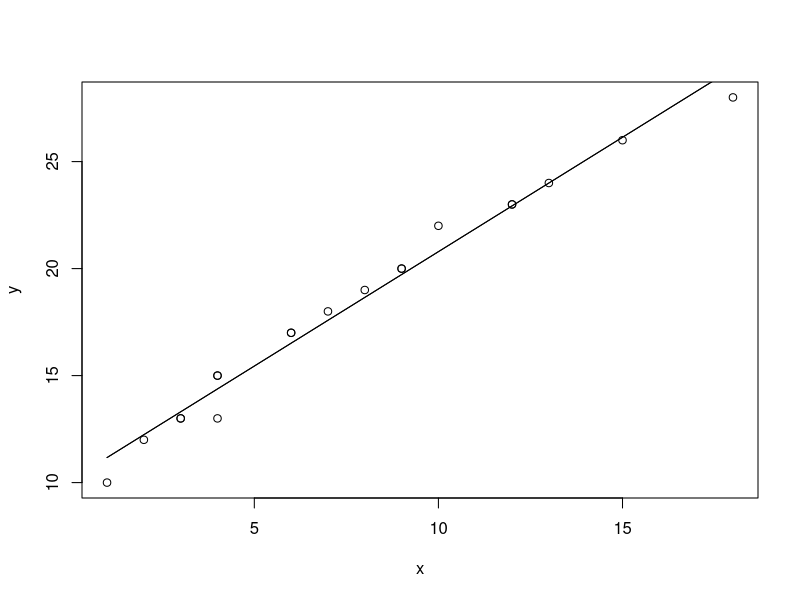

Write the R code that produced this figure.
data <- read.csv("1.csv", header=TRUE, sep=",")
x <- data$experience
y <- data$publications

x_mean <- mean(x)
y_mean <- mean(y)

num = sum((x - x_mean) * (y - y_mean))
dem = sum((x - x_mean) ^ 2)

b1 = num/dem
b0 = y_mean - b1 * x_mean
b1
b0

data$pred = b0 + b1 * x

rss = sum((y - data$pred) ^ 2)
tss = sum((y - y_mean) ^ 2)
rse = sqrt(rss/(nrow(data) - 2))
se = 1 -  (rss/tss)
se

model <- lm(y~x, data)
summary(model)

data$pred2 = predict(model, data.frame(x))

plot(x, y)
lines(x, data$pred)
lines(x, data$pred2)